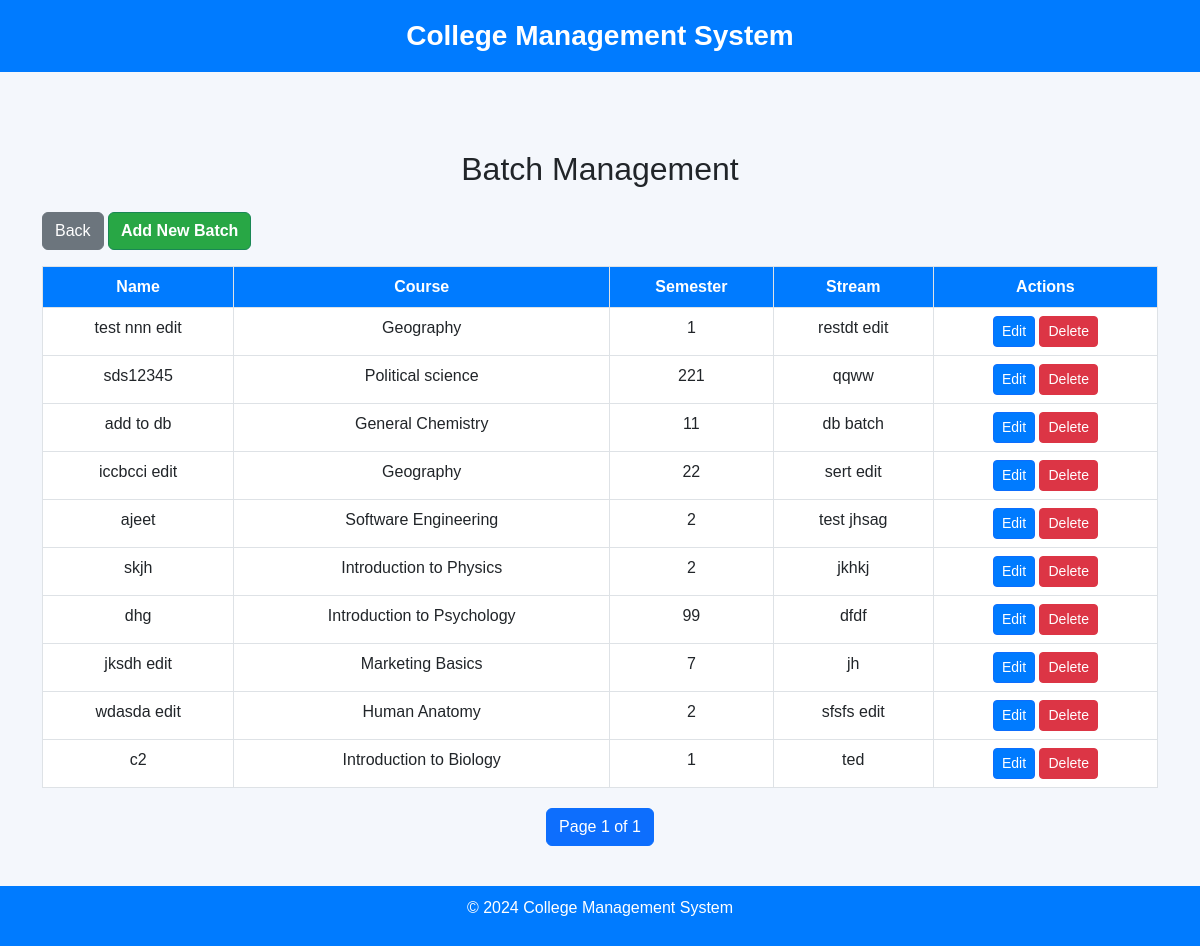
The app's page /batches/ (signed in) with its own data.
### core/models.py (models this page shows, shortened)
class Batch(models.Model):
    name = models.CharField(max_length=100)
    courses = models.ForeignKey(Courses, on_delete=models.CASCADE, related_name="batches")
    semester = models.IntegerField()
    stream = models.CharField(max_length=100, blank=True, null=True)  # Optional stream
    created_at = models.DateTimeField(auto_now_add=True)

class Courses(models.Model):
    name = models.CharField(max_length=255)
    code = models.CharField(max_length=20, unique=True)
    description = models.TextField(blank=True)
    credit_hours = models.IntegerField()
    duration_weeks = models.IntegerField()
    department = models.CharField(max_length=100)  # Can be replaced with a ForeignKey to a Department model

### core/views.py (the view)
# urls.py: path('batches/', views.batch_list, name='batch_list'),
@staff_member_required
def batch_list(request):
    batches = Batch.objects.all()
    paginator = Paginator(batches, 10)  # Show 10 batches per page
    page_number = request.GET.get('page')  # Get current page number from URL
    page_obj = paginator.get_page(page_number)  # Get the page object for the current page
    return render(request, 'batches/batch_list.html', {'page_obj': page_obj})

### core/templates/batches/batch_list.html (shortened to what this page needs)
<!DOCTYPE html>
<html lang="en">
<head>
    <link href="https://cdn.jsdelivr.net/npm/bootstrap@5.3.0-alpha1/dist/css/bootstrap.min.css" rel="stylesheet">
</head>
<body>
    <div class="header">
        College Management System
    </div>
    <div class="container mt-5">
        <h2 class="text-center mb-4">Batch Management</h2>
        <button onclick="window.history.back();" class="btn btn-secondary mb-3">Back</button>
        <a href="{% url 'batch_add' %}" class="btn btn-success mb-3">Add New Batch</a>
        <table class="table table-bordered">
            <thead>
                <tr>
                    <th>Name</th>
                    <th>Course</th>
                    <th>Semester</th>
                    <th>Stream</th>
                    <th>Actions</th>
                </tr>
            </thead>
            <tbody>
                {% for batch in page_obj %}
                <tr>
                    <td>{{ batch.name }}</td>
                    <td>{{ batch.courses.name }}</td>
                    <td>{{ batch.semester }}</td>
                    <td>{{ batch.stream }}</td>
                    <td>
                        <a href="{% url 'batch_edit' batch.id %}" class="btn btn-primary btn-sm">Edit</a>
                        <a href="{% url 'batch_delete' batch.id %}" class="btn btn-danger btn-sm">Delete</a>
                    </td>
                </tr>
                {% endfor %}
            </tbody>
        </table>
        <nav>
            <ul class="pagination">
                <li class="page-item active">
                    <span class="page-link">
                        Page {{ page_obj.number }} of {{ page_obj.paginator.num_pages }}
                    </span>
                </li>
            </ul>
        </nav>
    </div>
    <div class="footer">
        <p>© 2024 College Management System</p>
    </div>
</body>
</html>

### core/templates/batches/batch_list.html (style rules this page uses)
body { font-family: 'Arial', sans-serif; background-color: #f4f7fc; margin-bottom: 100px; }
.header { background-color: #007bff; color: white; padding: 15px 0; text-align: center; font-size: 1.75rem; font-weight: bold; margin-bottom: 20px; }
.footer { background-color: #007bff; color: white; padding: 10px 0; text-align: center; position: fixed; width: 100%; bottom: 0; }
.container { padding-top: 30px; }
.btn-success { background-color: #28a745; font-weight: bold; }
.btn-primary { background-color: #007bff; }
.btn-danger { background-color: #dc3545; }
.btn-secondary { background-color: #6c757d; }
.table th, .table td { text-align: center; }
.table th { background-color: #007bff; color: white; }
.pagination { justify-content: center; margin-top: 20px; }

### records on screen
Batch: name "test nnn edit", courses.name "Geography", semester "1", stream "restdt edit"
Batch: name "sds12345", courses.name "Political science", semester "221", stream "qqww"
Batch: name "add to db", courses.name "General Chemistry", semester "11", stream "db batch"
Batch: name "iccbcci edit", courses.name "Geography", semester "22", stream "sert edit"
Batch: name "ajeet", courses.name "Software Engineering", semester "2", stream "test jhsag"
Batch: name "skjh", courses.name "Introduction to Physics", semester "2", stream "jkhkj"
Batch: name "dhg", courses.name "Introduction to Psychology", semester "99", stream "dfdf"
Batch: name "jksdh edit", courses.name "Marketing Basics", semester "7", stream "jh"
Batch: name "wdasda edit", courses.name "Human Anatomy", semester "2", stream "sfsfs edit"
Batch: name "c2", courses.name "Introduction to Biology", semester "1", stream "ted"

### other values on screen
{{ page_obj.number }} "1"
{{ page_obj.paginator.num_pages }} "1"
